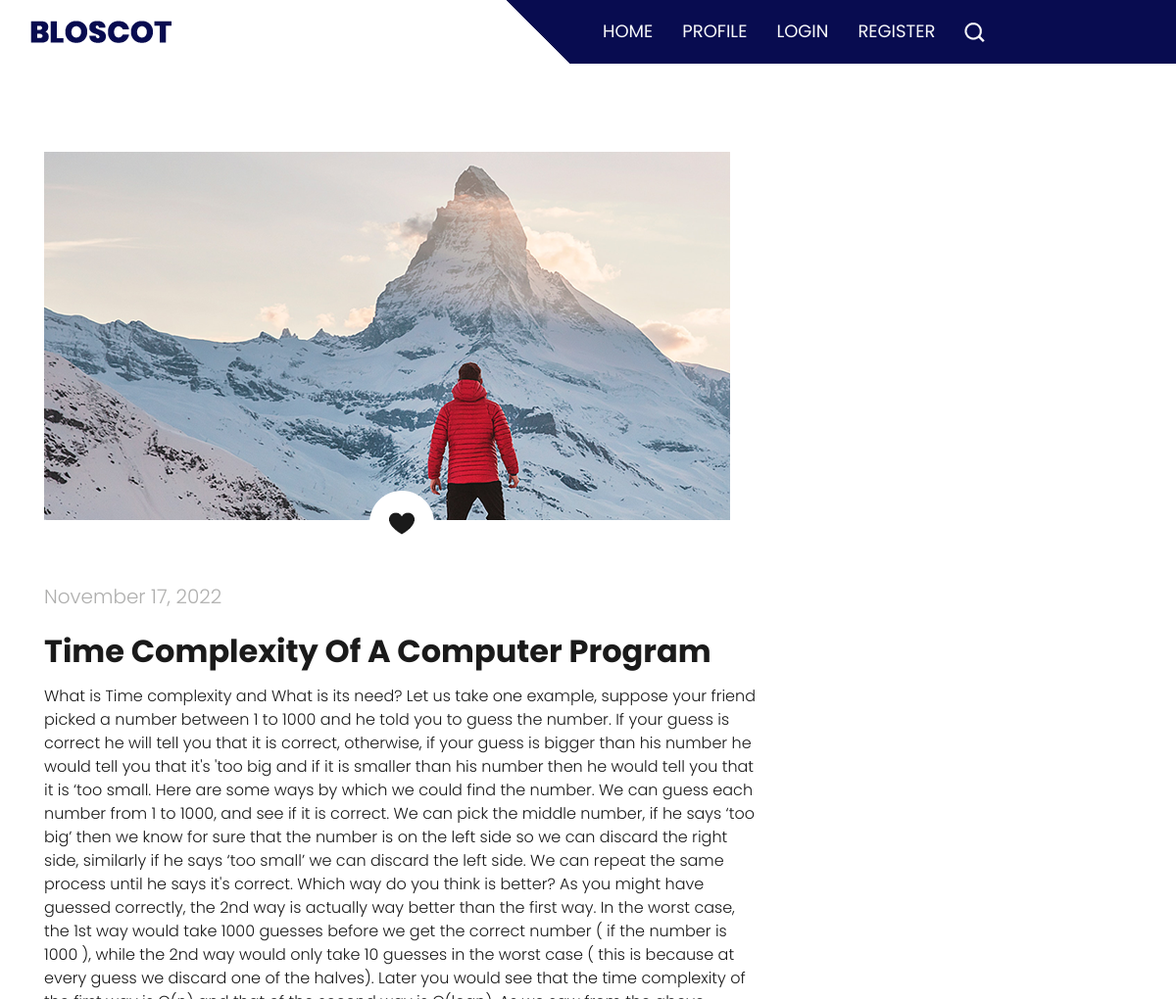
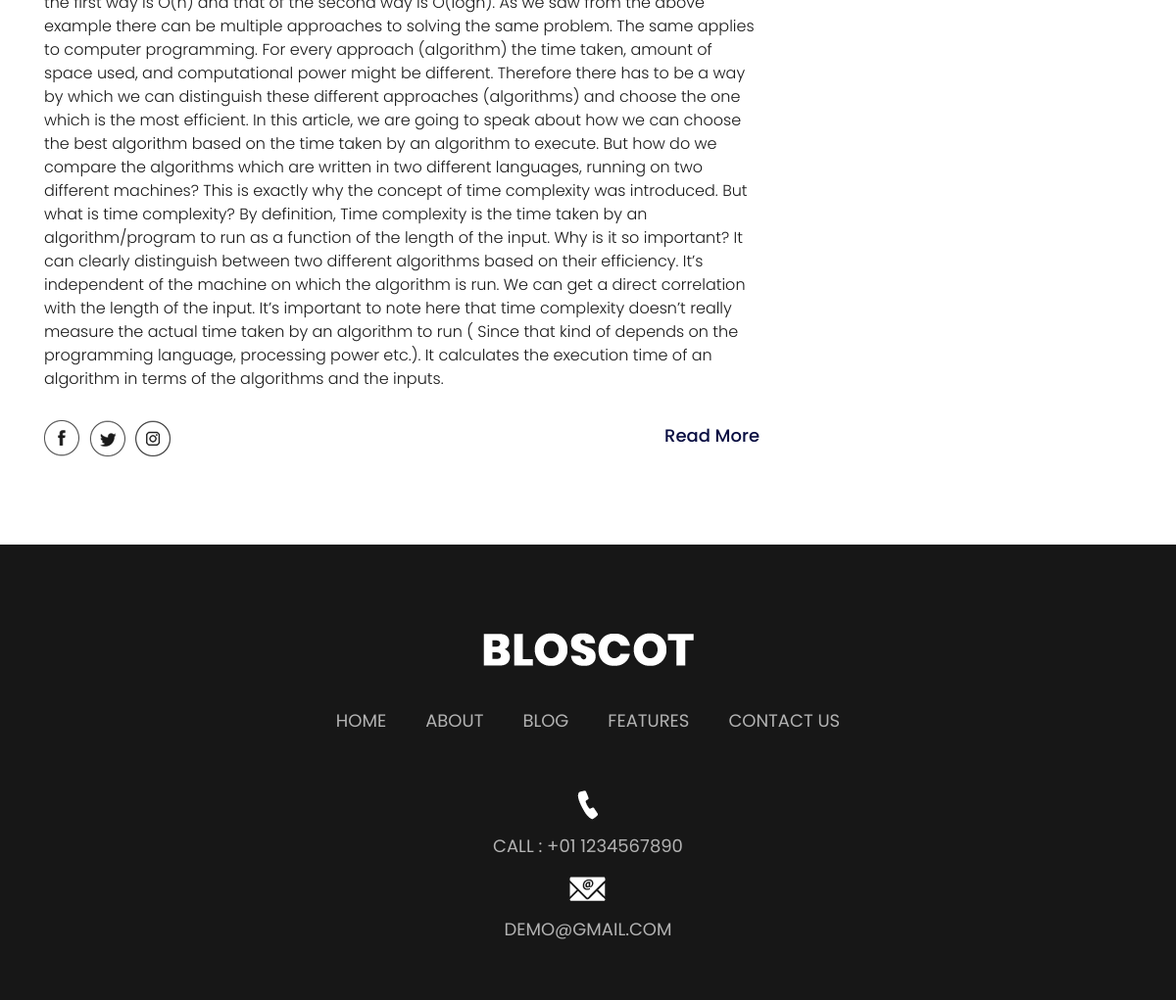
Screenshot of /post/11/ with the database file from the repository (2 pictures, top to bottom).
### blog/models.py (models this page shows, shortened)
class Post(models.Model):
    title = models.CharField(max_length=100)
    context = models.TextField()
    date = models.DateTimeField(default=timezone.now)
    author = models.ForeignKey(User, on_delete=models.CASCADE)

### users/models.py (models this page shows, shortened)
class Profile(models.Model):
    user = models.OneToOneField(User, on_delete=models.CASCADE)
    image = models.ImageField(default="default.jpg", upload_to="profile_pics")

### blog/views.py (the view)
# urls.py: path("post/<int:pk>/", PostDetailView.as_view(), name="post-detail"),
class PostDetailView(DetailView):
    model = Post

### templates/blog/post_detail.html (shortened to what this page needs)
{% extends "blog/base.html" %}
{% load static %}
{% block content %}
<div class="about_section layout_padding">
    <div class="container">
        <div class="row">
            <div class="col-lg-8 col-sm-12">
                <div class="about_img"><img src="{{ object.author.profile.image.url }}"></div>
                <div class="like_icon"><img src="{% static 'images/like-icon.png' %}"></div>
                <p class="post_text">{{ object.date|date:"F d, Y" }}</p>
                <h2 class="most_text">{{ object.title }}</h2>
                <div>
                    <p class="lorem_text white_space">{{ object.context }}</p>
                </div>
                <div class="social_icon_main">
                    <div class="social_icon">
                        <ul>
                            <li><a href="#"><img src="{% static 'images/fb-icon.png' %}"></a></li>
                            <li><a href="#"><img src="{% static 'images/twitter-icon.png' %}"></a></li>
                            <li><a href="#"><img src="{% static 'images/instagram-icon.png' %}"></a></li>
                        </ul>
                    </div>
                    <div class="read_bt"><a href="#">Read More</a></div>
                </div>
            </div>
        </div>
    </div>
</div>
<div class="footer_section layout_padding margin_top_90">
    <div class="container">
        <div class="footer_logo"><a href="#"><img src="{% static 'images/footer-logo.png' %}"></a></div>
        <div class="footer_menu">
            <ul>
                <li><a href="#">Home</a></li>
                <li><a href="#">About</a></li>
                <li><a href="#">Blog</a></li>
                <li><a href="#">Features</a></li>
                <li><a href="#">contact us</a></li>
            </ul>
        </div>
        <div class="contact_menu">
            <ul>
                <li><a href="#"><img src="{% static 'images/call-icon.png' %}"></a></li>
                <li><a href="#">Call : +01 1234567890</a></li>
                <li><a href="#"><img src="{% static 'images/mail-icon.png' %}"></a></li>
                <li><a href="#">demo@gmail.com</a></li>
            </ul>
        </div>
    </div>
</div>
{% endblock content%}

### static/css/style.css (style rules this page uses)
* { box-sizing: border-box !important; transition: ease all 0.5s; }
html { scroll-behavior: smooth; }
body { color: #666666; font-size: 14px; font-family: Poppins; line-height: 1.80857; font-weight: normal; overflow-x: hidden; }
a { color: #1f1f1f; text-decoration: none !important; outline: none !important; -webkit-transition: all .3s ease-in-out; -moz-transition: all .3s ease-in-out; -ms-transition: all .3s ease-in-out; -o-transition: all .3s ease-in-out; transition: all .3s ease-in-out; }
h1, h2, h3, h4, h5, h6 { letter-spacing: 0; font-weight: normal; position: relative; padding: 0 0 10px 0; font-weight: normal; line-height: normal; color: #111111; margin: 0 }
h2 { font-size: 22px }
*, *::after, *::before { -webkit-box-sizing: border-box; -moz-box-sizing: border-box; box-sizing: border-box; }
ul, li, ol { margin: 0px; padding: 0px; list-style: none; }
p { margin: 20px; font-weight: 300; font-size: 15px; line-height: 24px; }
a { color: #222222; text-decoration: none; outline: none !important; }
a, .btn { text-decoration: none !important; outline: none !important; -webkit-transition: all .3s ease-in-out; -moz-transition: all .3s ease-in-out; -ms-transition: all .3s ease-in-out; -o-transition: all .3s ease-in-out; transition: all .3s ease-in-out; }
img { max-width: 100%; height: auto; }
.layout_padding { padding-top: 90px; padding-bottom: 0px; }
.about_section { width: 100%; float: left; padding-top: 90px; }
.about_img { width: 100%; float: left; }
.like_icon { width: 100%; float: left; text-align: center; position: relative; bottom: 30px; }
.post_text { width: 100%; float: left; font-size: 20px; color: #afafae; margin: 0px; }
.most_text { width: 100%; float: left; font-size: 32px; color: #1a1a1a; padding-top: 20px; font-weight: bold; }
.lorem_text { width: 100%; float: left; font-size: 16px; color: #1a1a1a; margin: 0px; }
.social_icon_main { width: 100%; display: flex; }
.social_icon { width: 100%; float: left; padding-top: 30px; }
.social_icon ul { margin: 0px; padding: 0px; }
.social_icon li { float: left; padding-right: 10px; }
.read_bt { width: 150px; float: right; text-align: right; padding-top: 30px; }
.read_bt a { font-size: 18px; color: #090e42; font-weight: 500; }
.footer_section { width: 100%; float: left; background-color: #171717; height: auto; padding-bottom: 50px; }
.footer_logo { width: 100%; float: left; text-align: center; }
.footer_menu { width: 100%; float: left; text-align: center; padding-top: 40px; }
.footer_menu ul { margin: 0px; padding: 0px; display: inline-block; text-align: center; }
.footer_menu li { float: left; font-size: 18px; color: #b3b3b3; padding: 0px 20px; text-transform: uppercase; }
.footer_menu li a { color: #b3b3b3; }
.contact_menu { width: 100%; float: left; text-align: center; padding-top: 40px; }
.contact_menu ul { margin: 0px; padding: 0px; display: inline-block; text-align: center; }
.contact_menu li { float: initial; font-size: 18px; color: #b3b3b3; padding: 5px 20px; text-transform: uppercase; text-align: center; }
.contact_menu li a { color: #b3b3b3; }
.margin_top_90 { margin-top: 90px; }

### templates/blog/post_detail.html (style rules this page uses)
.white_space { white-space: normal; }

### rows the page displays
Post: author.profile.image (picture), date "November 17, 2022", title "Time Complexity Of A Computer Program", context "What is Time complexity and What is its need? Let us take one example, suppose your friend picked a number between 1 to 1000 and he told you to guess the number. If your guess is correct he will tell you that it is correct, otherwise, if your guess is bigger than his number he would tell you that it's 'too big and if it is smaller than his number then he would tell you that it is ‘too small. Here are some ways by which we could find the number. We can guess each number from 1 to 1000, and see if it is correct. We can pick the middle number, if he says ‘too big’ then we know for sure that the number is on the left side so we can discard the right side, similarly if he says ‘too small’ we can…"
